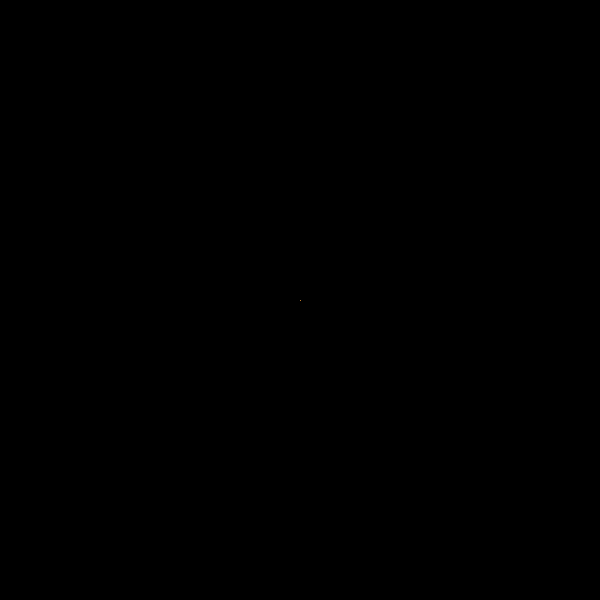
Frame 1 (no input)
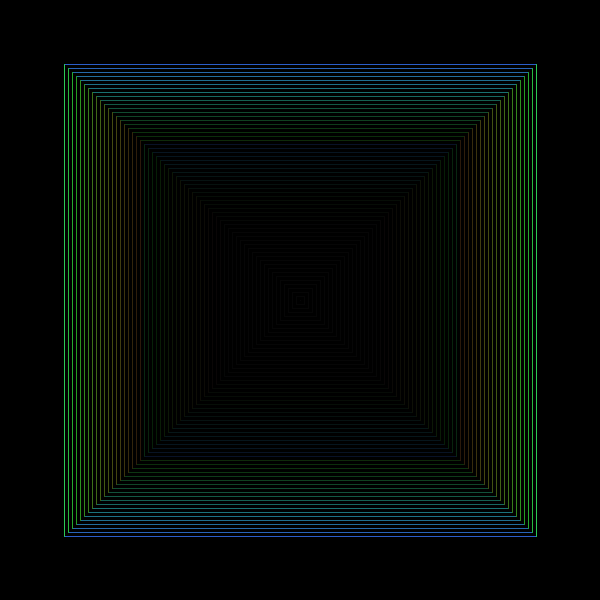
Frame 60 (the mouse pressed at the canvas centre just before this capture)
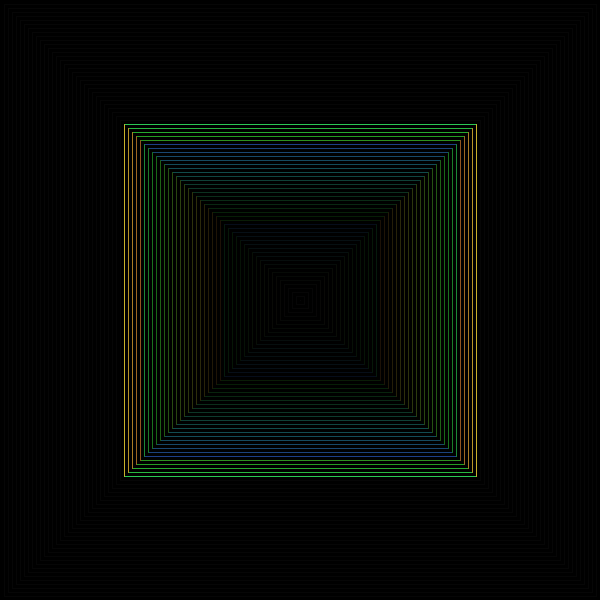
Frame 120 (the mouse held since frame 60 and released just before this capture)

The Processing sketch that drew these frames (run headless with seeded random() and noise(); from frame 60 on, the mouse is pressed at the canvas centre):

// Processing sketch: processing_55970
// ── processing_55970.pde


int cx,cy,dx=0, dy=0;
int i = 4;

void setup() {
  size(600, 600);
  colorMode(HSB);
  background(0);
  cx = width/2;
  cy = height/2;
}

void draw() {

  fill(0, 20);
  noStroke();
  rect(0, 0, width, height);

  stroke(80+dx%80,200,200);
    
  line(cx-dx, cy+dy, cx+dx, cy+dy);
  line(cx-dx, cy-dy, cx+dx, cy-dy);

  stroke(20+dx%80,200,200);
  
  line(cx-dx, cy-dy, cx-dx, cy+dy);
  line(cx+dx, cy-dy, cx+dx, cy+dy);

/*
  pushMatrix();
  stroke(80+dx%50,200,200);
  translate(cx,cy);
  rotate(radians(dx));
  
  line(-dx, +dy, +dx, +dy);
  line(-dx, -dy, +dx, -dy);

  line(-dx, -dy, -dx, +dy);
  line(+dx, -dy, +dx, +dy);
  popMatrix();
*/

  dx += i;
  dy += i;
  if ( cx-dx <= 0 && cy+dy >= height) {
    dx = 0;
    dy = 0;
  }
}
